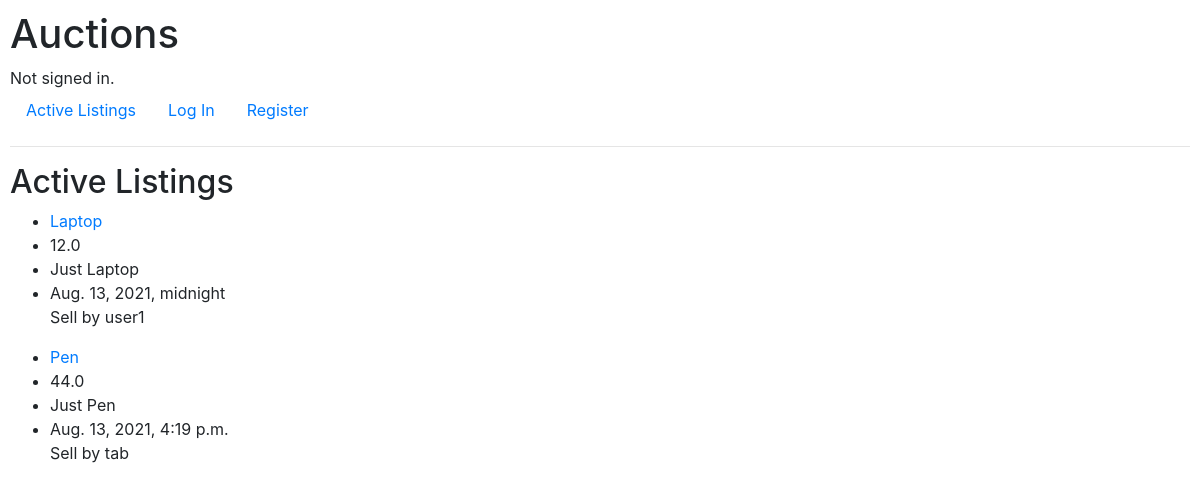
The page / on the database its author committed.
### auctions/models.py (models this page shows, shortened)
class AuctionListing(models.Model):
    item_name = models.CharField(max_length=20)
    price = models.FloatField()
    seller = models.ForeignKey(User, on_delete=models.CASCADE, related_name="seller_item")
    date = models.DateTimeField()
    describe = models.CharField(max_length=50)

class User(AbstractUser):
    pass

### auctions/views.py (the view)
# urls.py: path("", views.index, name="index"),
def index(request):
    item_list = AuctionListing.objects.all()
    return render(request, "auctions/index.html", {
        "items": item_list
    })

### auctions/templates/auctions/index.html
{% extends "auctions/layout.html" %}
{% block body %}
    <h2>Active Listings</h2>
    {% for item in items %}
        <ul>
            <li> <a href="{% url 'item_detail' item_id=item.id %}">{{item.item_name}}</a> </li>
            <li>{{item.price}}</li>
            <li>{{item.describe}}</li>
            <li>{{item.date}}</li>
            <p>Sell by {{item.seller.username}}</p>
        </ul>
    {% empty %}
        <p>Not items</p>
    {% endfor %}
{% endblock %}

### auctions/static/auctions/styles.css (style rules this page uses)
body { padding: 10px; }

### rows shown on the page
AuctionListing: item_name "Laptop", price "12.0", describe "Just Laptop", date "Aug. 13, 2021, midnight", seller.username "user1"
AuctionListing: item_name "Pen", price "44.0", describe "Just Pen", date "Aug. 13, 2021, 4:19 p.m.", seller.username "tab"
